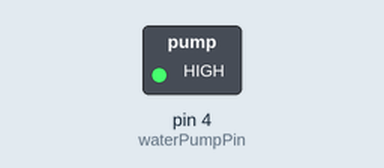
Recording of a sketch running on a simulated Arduino Uno, built with avr-gcc and run on an emulated ATmega328P. Parts: switched loads named in the sketch (green lamp = pin HIGH).

Above: at 1.0 s.
At 3.5 s:
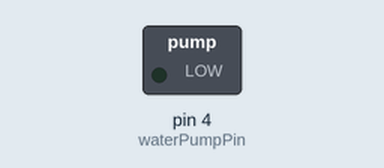
Timing chart, 0 to 6.5 s (numbered marks = the images above):
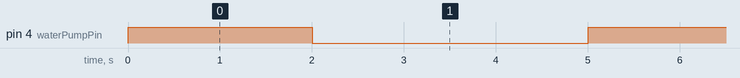

Measured:
- by itself, pin 4 (waterPumpPin): alternates HIGH for 2.0 s and LOW for 3.0 s

The sketch:

miniWaterPump.ino
```cpp
int waterPumpPin = 4;


void setup() {
  pinMode(waterPumpPin,OUTPUT);
}

void loop() {
  digitalWrite(waterPumpPin,HIGH);
  delay(2000);
  digitalWrite(waterPumpPin,LOW);
  delay(3000);

}
```
